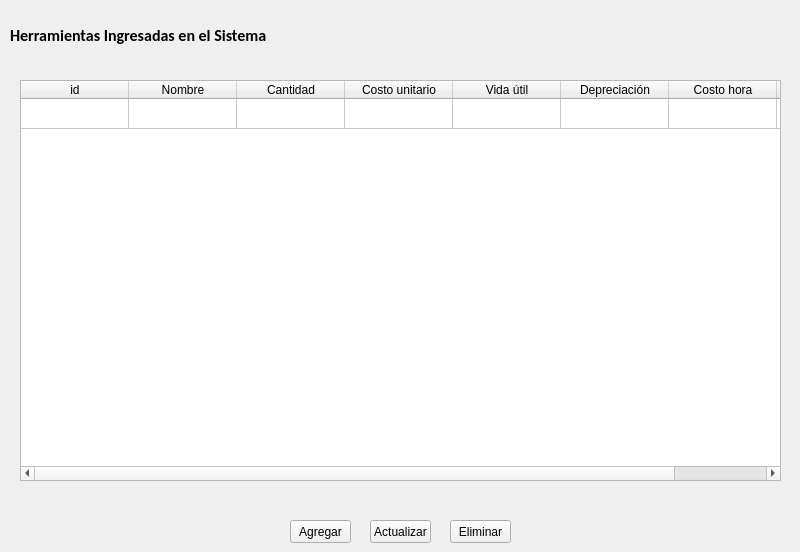
    <widget class="QWidget" name="page_2">
     <widget class="QLabel" name="label_3">
      <property name="geometry">
       <rect>
        <x>10</x>
        <y>20</y>
        <width>781</width>
        <height>31</height>
       </rect>
      </property>
      <property name="font">
       <font>
        <family>Calibri</family>
        <pointsize>12</pointsize>
        <weight>75</weight>
        <italic>false</italic>
        <bold>true</bold>
       </font>
      </property>
      <property name="text">
       <string>Herramientas Ingresadas en el Sistema</string>
      </property>
     </widget>
     <widget class="QTableWidget" name="tableWidget_4">
      <property name="geometry">
       <rect>
        <x>20</x>
        <y>80</y>
        <width>761</width>
        <height>401</height>
       </rect>
      </property>
      <property name="editTriggers">
       <set>QAbstractItemView::DoubleClicked</set>
      </property>
      <property name="tabKeyNavigation">
       <bool>false</bool>
      </property>
      <property name="rowCount">
       <number>1</number>
      </property>
      <attribute name="horizontalHeaderDefaultSectionSize">
       <number>108</number>
      </attribute>
      <attribute name="verticalHeaderVisible">
       <bool>false</bool>
      </attribute>
      <row/>
      <column>
       <property name="text">
        <string>id</string>
       </property>
      </column>
      <column>
       <property name="text">
        <string>Nombre</string>
       </property>
      </column>
      <column>
       <property name="text">
        <string>Cantidad</string>
       </property>
      </column>
      <column>
       <property name="text">
        <string>Costo unitario</string>
       </property>
      </column>
      <column>
       <property name="text">
        <string>Vida útil</string>
       </property>
      </column>
      <column>
       <property name="text">
        <string>Depreciación</string>
       </property>
      </column>
      <column>
       <property name="text">
        <string>Costo hora</string>
       </property>
      </column>
      <column>
       <property name="text">
        <string>Máquina</string>
       </property>
      </column>
     </widget>
     <widget class="QPushButton" name="pushButton_25">
      <property name="geometry">
       <rect>
        <x>370</x>
        <y>520</y>
        <width>61</width>
        <height>23</height>
       </rect>
      </property>
      <property name="text">
       <string>Actualizar</string>
      </property>
      <property name="checkable">
       <bool>true</bool>
      </property>
     </widget>
     <widget class="QPushButton" name="pushButton_26">
      <property name="geometry">
       <rect>
        <x>450</x>
        <y>520</y>
        <width>61</width>
        <height>23</height>
       </rect>
      </property>
      <property name="text">
       <string>Eliminar</string>
      </property>
     </widget>
     <widget class="QPushButton" name="pushButton_27">
      <property name="geometry">
       <rect>
        <x>290</x>
        <y>520</y>
        <width>61</width>
        <height>23</height>
       </rect>
      </property>
      <property name="text">
       <string>Agregar</string>
      </property>
     </widget>
    </widget>
